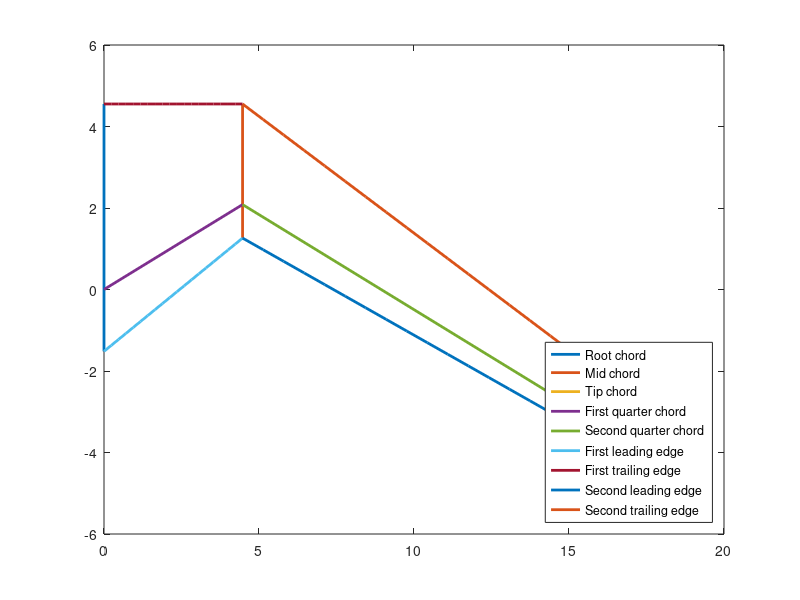

Here is the MATLAB script that generated this plot:
x = [34.10, 6.07, 25*pi/180, -25*pi/180, 0.247, 4.47];

b = x(1);
Cr = x(2);
S1 = x(3);
S2 = x(4);
tau = x(5);
g = x(6);

Cm = Cr-(4*g/3)*tan(S1);
Ct = tau*Cr;

A = g*tan(S1) - 0.25*Cm;
B = g*tan(S1) + (0.5*b - g)*tan(S2) - 0.25*Ct;
C = 3*Cr/4;
D = g*tan(S1) + (0.5*b-g)*tan(S2) +(3*Ct/4);


Le_1 = @(y) (((Cr - Cm)/(4*g)) + tan(S1)).*y - 0.25*Cr;
Le_2 = @(y) ((A-B).*y + g*B -0.5*b*A)./(g - 0.5*b);
Te_1 = @(y) (3*Cr/4)*ones(1,length(y));
Te_2 = @(y) ((C-D).*y + g*D - 0.5*b*C)./(g - 0.5*b);

y1 = linspace(0, g, 20);
y2 = linspace(g, 0.5*b, 20);

wline = 2;
figure
plot([0, 0], [-Cr/4, 3*Cr/4],'LineWidth',wline)
hold on
plot([g, g], [A, C],'LineWidth',wline)
hold on
plot([0.5*b 0.5*b],[B,D],'LineWidth',wline)
hold on
plot([0, g], [0, g*tan(S1)],'LineWidth',wline)
hold on
plot([g, 0.5*b], [g*tan(S1), g*tan(S1) + (0.5*b-g)*tan(S2)],'LineWidth',wline)
hold on
plot(y1, Le_1(y1),'LineWidth',wline)
hold on
plot(y1, Te_1(y1),'LineWidth',wline)
hold on
plot(y2, Le_2(y2),'LineWidth',wline)
hold on
plot(y2, Te_2(y2),'LineWidth',wline)

legend('Root chord', 'Mid chord', 'Tip chord', 'First quarter chord'...
    ,'Second quarter chord', 'First leading edge','First trailing edge'...
    ,'Second leading edge','Second trailing edge','Location','southeast')



